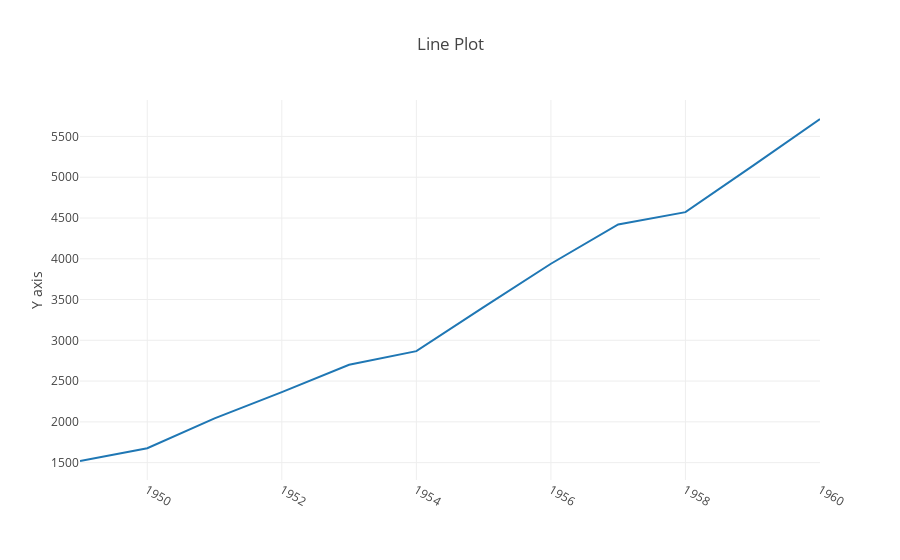

Source (notebook cell):
### Markdown cell above
## Line Plot

### Code cell
def go_line(df, col_x, col_y):
    goline = go.Scatter(x = df[col_x],
                        y = df[col_y],
                        mode = "lines",  # 'lines+markers'
                        name = col_x+"_"+col_y)
    return goline

trace = go_line(flights_year, "year", "passengers")
traces = [trace]
layout = go.Layout(title = 'Line Plot', xaxis=dict(tickangle=30), yaxis = dict(title = 'Y axis'))
fig = go.Figure(data=traces, layout=layout)
# path_html = plotly.offline.plot(fig, filename="output/line.html", auto_open=False, show_link=False)
plotly.offline.iplot(fig)

### Figure 1 — Plotly figure (JSON) as saved in the notebook; plotly's stock layout.template omitted (floating-point values rounded to 4 significant figures)
{"data": [{"mode": "lines", "name": "year_passengers", "type": "scatter", "uid": "4679a4a9-d038-4405-826b-355e4c42e870", "x": [1949, 1950, 1951, 1952, 1953, 1954, 1955, 1956, 1957, 1958, 1959, 1960], "y": [1520, 1676, 2042, 2364, 2700, 2867, 3408, 3939, 4421, 4572, 5140, 5714]}], "layout": {"autosize": true, "title": "Line Plot", "xaxis": {"autorange": true, "range": [1949, 1960], "tickangle": 30, "type": "linear"}, "yaxis": {"autorange": true, "range": [1287, 5947], "title": "Y axis", "type": "linear"}}}
